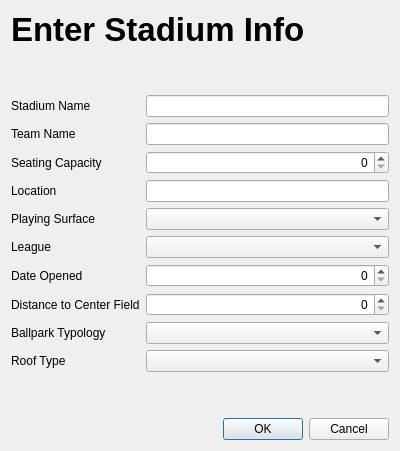
<?xml version="1.0" encoding="UTF-8"?>
<ui version="4.0">
 <class>StadiumAdding</class>
 <widget class="QDialog" name="StadiumAdding">
  <property name="geometry">
   <rect>
    <x>0</x>
    <y>0</y>
    <width>400</width>
    <height>451</height>
   </rect>
  </property>
  <property name="windowTitle">
   <string>Dialog</string>
  </property>
  <layout class="QVBoxLayout" name="verticalLayout">
   <item>
    <layout class="QGridLayout" name="gridLayout">
     <item row="0" column="0" colspan="2">
      <widget class="QLabel" name="dialogLabelTitle">
       <property name="font">
        <font>
         <pointsize>25</pointsize>
         <bold>true</bold>
        </font>
       </property>
       <property name="text">
        <string>Enter Stadium Info</string>
       </property>
      </widget>
     </item>
     <item row="2" column="1">
      <widget class="QLineEdit" name="stadiumNameLineEdit"/>
     </item>
     <item row="2" column="0">
      <widget class="QLabel" name="stadiumNameLabel">
       <property name="text">
        <string>Stadium Name</string>
       </property>
      </widget>
     </item>
     <item row="10" column="0">
      <widget class="QLabel" name="typologyLabel">
       <property name="text">
        <string>Ballpark Typology</string>
       </property>
      </widget>
     </item>
     <item row="9" column="0">
      <widget class="QLabel" name="centerFieldLabel">
       <property name="text">
        <string>Distance to Center Field</string>
       </property>
      </widget>
     </item>
     <item row="3" column="0">
      <widget class="QLabel" name="teamNamePriceLabel">
       <property name="text">
        <string>Team Name</string>
       </property>
      </widget>
     </item>
     <item row="7" column="0">
      <widget class="QLabel" name="leagueLabel">
       <property name="text">
        <string>League</string>
       </property>
      </widget>
     </item>
     <item row="12" column="0" colspan="2">
      <spacer name="verticalSpacer_2">
       <property name="orientation">
        <enum>Qt::Orientation::Vertical</enum>
       </property>
       <property name="sizeHint" stdset="0">
        <size>
         <width>20</width>
         <height>40</height>
        </size>
       </property>
      </spacer>
     </item>
     <item row="3" column="1">
      <widget class="QLineEdit" name="teamNameLineEdit"/>
     </item>
     <item row="8" column="0">
      <widget class="QLabel" name="dateOpenedLabel">
       <property name="text">
        <string>Date Opened</string>
       </property>
      </widget>
     </item>
     <item row="5" column="0">
      <widget class="QLabel" name="locationLabel">
       <property name="text">
        <string>Location</string>
       </property>
      </widget>
     </item>
     <item row="4" column="0">
      <widget class="QLabel" name="seatingCapacityLabel">
       <property name="text">
        <string>Seating Capacity</string>
       </property>
      </widget>
     </item>
     <item row="1" column="0" colspan="2">
      <spacer name="verticalSpacer">
       <property name="orientation">
        <enum>Qt::Orientation::Vertical</enum>
       </property>
       <property name="sizeHint" stdset="0">
        <size>
         <width>20</width>
         <height>40</height>
        </size>
       </property>
      </spacer>
     </item>
     <item row="6" column="0">
      <widget class="QLabel" name="surfaceLabel">
       <property name="text">
        <string>Playing Surface</string>
       </property>
      </widget>
     </item>
     <item row="13" column="0" colspan="2">
      <widget class="QDialogButtonBox" name="buttonBox">
       <property name="standardButtons">
        <set>QDialogButtonBox::StandardButton::Cancel|QDialogButtonBox::StandardButton::Ok</set>
       </property>
      </widget>
     </item>
     <item row="11" column="0">
      <widget class="QLabel" name="roofLabel">
       <property name="text">
        <string>Roof Type</string>
       </property>
      </widget>
     </item>
     <item row="11" column="1">
      <widget class="QComboBox" name="roofComboBox"/>
     </item>
     <item row="10" column="1">
      <widget class="QComboBox" name="typologyComboBox"/>
     </item>
     <item row="7" column="1">
      <widget class="QComboBox" name="leagueComboBox"/>
     </item>
     <item row="6" column="1">
      <widget class="QComboBox" name="surfaceComboBox"/>
     </item>
     <item row="4" column="1">
      <widget class="QSpinBox" name="seatingCapacitySpinBox">
       <property name="alignment">
        <set>Qt::AlignmentFlag::AlignRight|Qt::AlignmentFlag::AlignTrailing|Qt::AlignmentFlag::AlignVCenter</set>
       </property>
      </widget>
     </item>
     <item row="8" column="1">
      <widget class="QSpinBox" name="dateOpenedSpinBox">
       <property name="alignment">
        <set>Qt::AlignmentFlag::AlignRight|Qt::AlignmentFlag::AlignTrailing|Qt::AlignmentFlag::AlignVCenter</set>
       </property>
      </widget>
     </item>
     <item row="9" column="1">
      <widget class="QSpinBox" name="centerFieldSpinBox">
       <property name="alignment">
        <set>Qt::AlignmentFlag::AlignRight|Qt::AlignmentFlag::AlignTrailing|Qt::AlignmentFlag::AlignVCenter</set>
       </property>
      </widget>
     </item>
     <item row="5" column="1">
      <widget class="QLineEdit" name="locationLineEdit"/>
     </item>
    </layout>
   </item>
  </layout>
 </widget>
 <resources/>
 <connections/>
</ui>
